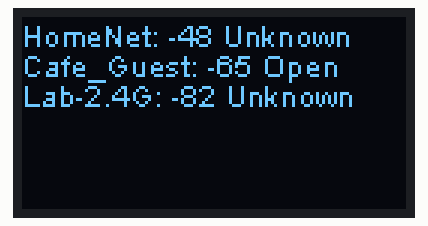
The sketch below on a simulated ESP8266 (NodeMCU). On the bench: 128×64 one-colour display. A WiFi scan finds three made-up networks.

Above: at 2.2 s.

The sketch:

testoledscreen.ino
```cpp
//working

#include "SSD1306Wire.h"
#include "ESP8266WiFi.h"
// Initialize the OLED display using Arduino Wire:
SSD1306Wire display(0x3c, D6, D5); // reversed!

void setup() {
  WiFi.mode(WIFI_STA);
  WiFi.disconnect();
  delay(100);

  // Initialising the UI will init the display too.
  display.init();

  //display.flipScreenVertically();
  display.setFont(ArialMT_Plain_10);
  display.setTextAlignment(TEXT_ALIGN_LEFT);
  display.drawString(0, 0, "Starting.." );
  display.display();
}


void loop() {
  // clear the display
  display.clear();
  int height = 10;
  // WiFi.scanNetworks will return the number of networks found
  int n = WiFi.scanNetworks();
  if (n == 0) {
    display.drawString(0, 0, "no networks found");
  } else {
    for (int i = 0; i < n; ++i) {
      int y = i * height;
      String ssid = WiFi.SSID(i);
      String rssi = String(WiFi.RSSI(i));
      String encryption = "Unknown";
      switch(WiFi.encryptionType(i)) {
        case ENC_TYPE_WEP:
          encryption = "WEP";
          break;
        case ENC_TYPE_TKIP:
          encryption = "WPA";
          break;
        case ENC_TYPE_CCMP:
          encryption = "WPA2";
          break;
        case ENC_TYPE_NONE:
          encryption = "Open";
          break;
        case ENC_TYPE_AUTO:
          encryption = "Auto";
          break;
        default:
          encryption = "Unknown";
          break;
      }
      String line = ssid + ": " + rssi + " " + encryption;
      display.drawString(0, y, line);
      display.display();
      delay(10);
    }
  }

  // Wait a bit before scanning again
  delay(5000);
}
```

Measured:
- what the display in image 0 shows lasts 7.0 s, from 2.2 s to 9.2 s
